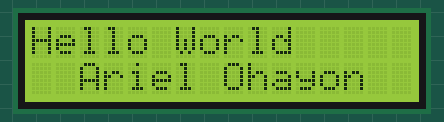
Bench run of a sketch on a simulated Arduino Uno, built with avr-gcc and run on an emulated ATmega328P. On the bench: 16×2 character LCD. Wiring (inferred from the names in the program): PCF8574 port expander at I2C address 0x3F. Wiring (inferred from the signals the program sends): character LCD (HD44780): RS Q0; E Q2; backlight Q3; data Q4, Q5, Q6, Q7. At 0.3 s the program stops and its outputs stay as they are.

Above: at 0.4 s.

The sketch:

LCD_I2C_Driver_Interface.ino
```cpp
#include <Wire.h>

#define LCD_cmd_En 0x0C
#define LCD_cmd_nEn 0x08
#define LCD_data_En 0x0D
#define LCD_data_nEn 0x09
#define LCD_ADD 0x3F // address of the i2c component (PCF8574)

// RS = 0, E = 2, RW = 1, DATA = 4 - 7 (pins between the lcd and the PCF8574)
// MCU (MicroController) <-- PCF8574 <-- LCD (16,2)

void setup() // main function
{
  lcd_init ();
  lcd_clear ();
  lcd_setCursor (1,0);
  //lcd_print_parameter(65535); // max value: 65535
  lcd_print ("Hello World");
  lcd_setCursor (2,2);
  lcd_print ("Ariel Ohayon");
}

void loop ()
{
  while (1);
}

void lcd_cmd(char val) //function that do a command on the lcd (clear or setting the cursor)
                       //in all of this process the RS pin on the LCD is OFF ('0')
{
  Wire.begin (); // start I2C Communication
  Wire.beginTransmission (LCD_ADD); //send to the LCD data (according to the address)
                                    //sending the first Most Significant Bits (MSB)
  Wire.write ((val & 0xF0) | LCD_cmd_En); //send 4 MSB to the LCD and enable pin on LCD OFF ('0')
  Wire.write ((val & 0xF0) | LCD_cmd_nEn); //set the enable pin on LCD ON ('1')
  delay (5); //delay 5 mlliseconds

  Wire.write (((val & 0x0F) << 4) | LCD_cmd_En); //send 4 LSB to the LCD and enable pin on LCD OFF ('0')
  Wire.write (((val & 0x0F) << 4) | LCD_cmd_nEn); //set the enable pin on LCD ON ('1')
  delay (5); // delay 5 milliseconds

  Wire.endTransmission (); //end to send data from I2C Communication for this component
  Wire.end (); //end I2C Communication
}

void lcd_data (char val) //function that print character on the display
                         //the same process like the "lcd_cmd" function but the RS pin on the LCD is ON ('1')
{
  Wire.begin ();
  Wire.beginTransmission (LCD_ADD);
  Wire.write ((val & 0xF0) | LCD_data_En);
  Wire.write ((val & 0xF0) | LCD_data_nEn);
  delay (5);

  Wire.write (((val & 0x0F) << 4)| LCD_data_En);
  Wire.write (((val & 0x0F) << 4)| LCD_data_nEn);
  delay (5);

  Wire.endTransmission();
  Wire.end ();
}

void lcd_print (char STR[16]) // print a string of 16 characters on LCD
{
  int x = 0; //counter
  while (STR[x] != '\0') //check if the character is null and if not continue to print
  {
    lcd_data (STR[x]);//send character to print on display
    x++;
  }
}

void lcd_init () // initializing LCD (16x2) and work with 4 bit mode
{
  lcd_cmd (0x02); // set the addres on 0;
  lcd_cmd (0x28); // work with 4 bit mode
  lcd_cmd (0x0C); // display on
  lcd_cmd (0x01); // clear display
}

void lcd_setCursor (int line, int Cursor) // function that set the cursor on a specific place on LCD
{
  if (line == 1)
  {
    lcd_cmd (0x80 | Cursor); //set the cursor on line 1 with the specific location on the line
  }
  else
  {
    lcd_cmd (0xC0 | Cursor); //set the cursor on line 2 with the specific location on the line
  }
}

void lcd_clear () // command that clear LCD
{
  lcd_cmd (0x01); //clear display
}
```
